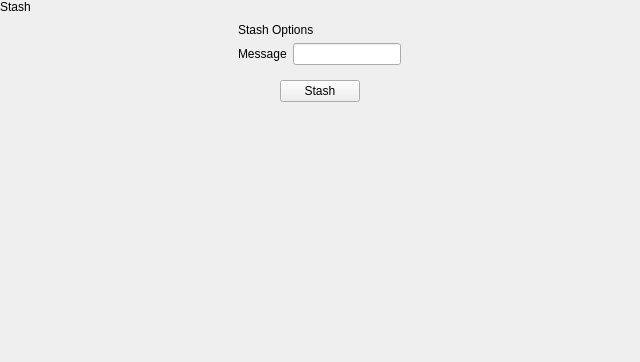
<?xml version="1.0" encoding="UTF-8"?>
<ui version="4.0">
 <class>StashSaveSnapIn</class>
 <widget class="QWidget" name="StashSaveSnapIn">
  <property name="geometry">
   <rect>
    <x>0</x>
    <y>0</y>
    <width>640</width>
    <height>362</height>
   </rect>
  </property>
  <property name="windowTitle">
   <string>Form</string>
  </property>
  <layout class="QVBoxLayout" name="verticalLayout">
   <property name="spacing">
    <number>0</number>
   </property>
   <property name="leftMargin">
    <number>0</number>
   </property>
   <property name="topMargin">
    <number>0</number>
   </property>
   <property name="rightMargin">
    <number>0</number>
   </property>
   <property name="bottomMargin">
    <number>0</number>
   </property>
   <item>
    <widget class="tTitleLabel" name="titleLabel">
     <property name="text">
      <string>Stash</string>
     </property>
    </widget>
   </item>
   <item alignment="Qt::AlignHCenter">
    <widget class="QWidget" name="stashOptionsWidget" native="true">
     <layout class="QGridLayout" name="gridLayout_3">
      <item row="1" column="0">
       <widget class="QLabel" name="label_4">
        <property name="text">
         <string>Message</string>
        </property>
       </widget>
      </item>
      <item row="0" column="0" colspan="2">
       <widget class="tSubtitleLabel" name="label_5">
        <property name="text">
         <string>Stash Options</string>
        </property>
       </widget>
      </item>
      <item row="1" column="1">
       <widget class="QWidget" name="nameContainer_2" native="true">
        <property name="autoFillBackground">
         <bool>true</bool>
        </property>
        <layout class="QHBoxLayout" name="horizontalLayout_3">
         <property name="spacing">
          <number>0</number>
         </property>
         <property name="leftMargin">
          <number>0</number>
         </property>
         <property name="topMargin">
          <number>0</number>
         </property>
         <property name="rightMargin">
          <number>0</number>
         </property>
         <property name="bottomMargin">
          <number>0</number>
         </property>
         <item>
          <widget class="QLineEdit" name="stashMessageBox"/>
         </item>
        </layout>
       </widget>
      </item>
      <item row="2" column="1">
       <widget class="QWidget" name="urlContainer_2" native="true">
        <property name="autoFillBackground">
         <bool>true</bool>
        </property>
        <layout class="QHBoxLayout" name="horizontalLayout_4">
         <property name="spacing">
          <number>0</number>
         </property>
         <property name="leftMargin">
          <number>0</number>
         </property>
         <property name="topMargin">
          <number>0</number>
         </property>
         <property name="rightMargin">
          <number>0</number>
         </property>
         <property name="bottomMargin">
          <number>0</number>
         </property>
        </layout>
       </widget>
      </item>
     </layout>
    </widget>
   </item>
   <item alignment="Qt::AlignHCenter">
    <widget class="tStatusFrame" name="errorFrame">
     <property name="frameShape">
      <enum>QFrame::StyledPanel</enum>
     </property>
     <property name="frameShadow">
      <enum>QFrame::Raised</enum>
     </property>
    </widget>
   </item>
   <item alignment="Qt::AlignHCenter">
    <widget class="QPushButton" name="stashButton">
     <property name="text">
      <string>Stash</string>
     </property>
    </widget>
   </item>
   <item>
    <spacer name="verticalSpacer_4">
     <property name="orientation">
      <enum>Qt::Vertical</enum>
     </property>
     <property name="sizeHint" stdset="0">
      <size>
       <width>20</width>
       <height>240</height>
      </size>
     </property>
    </spacer>
   </item>
  </layout>
 </widget>
 <customwidgets>
  <customwidget>
   <class>tTitleLabel</class>
   <extends>QLabel</extends>
   <header location="global">ttitlelabel.h</header>
   <slots>
    <signal>backButtonClicked()</signal>
   </slots>
  </customwidget>
  <customwidget>
   <class>tSubtitleLabel</class>
   <extends>QLabel</extends>
   <header location="global">tsubtitlelabel.h</header>
  </customwidget>
  <customwidget>
   <class>tStatusFrame</class>
   <extends>QFrame</extends>
   <header location="global">tstatusframe.h</header>
   <container>1</container>
  </customwidget>
 </customwidgets>
 <resources/>
 <connections/>
</ui>
